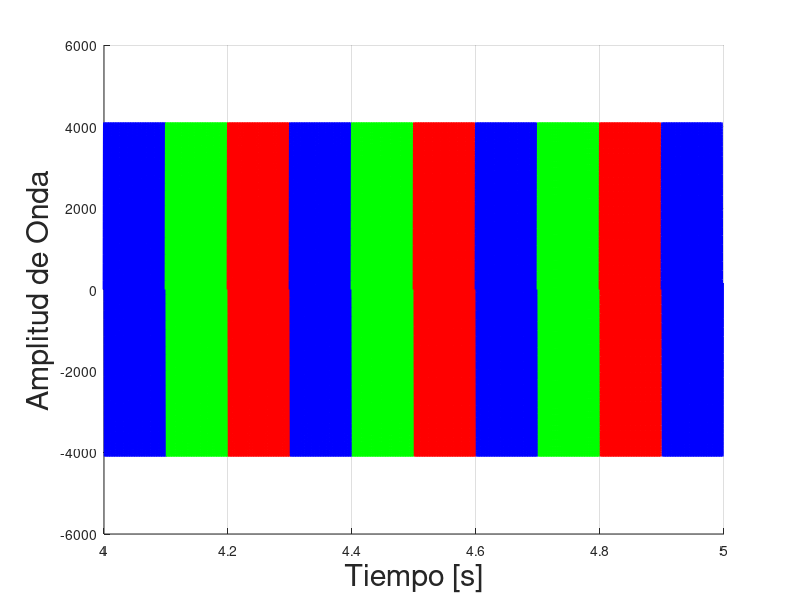

The MATLAB script that drew this image:
clc
close all
clear

%% Desplazamiento
Desplazamiento = [0, -13, -26, -39, -52, -65, -78, -91, -104, -117, 0, -12, -25, -38, -51, -63, -76, -89, -101, -113, 0, -12, -25, -37, -49, -62, -74, -86, -98, -110, 0, -12, -24, -36, -48, -60, -72, -84, -95, -106, 0, -11, -23, -35, -47, -58, -70, -81, -93, -104, 0];
%Desplazamiento = [0, -13, -26, -39, -52, -65, -78, -91, -104, -117, 
%                  0, -12, -25, -38, -51, -63, -76, -89, -101, -113,
%                  0, -12, -25, -37, -49, -62, -74, -86, -98,  -110, 
%                  0, -12, -24, -36, -48, -60, -72, -84, -95,  -106, 
%                  0, -11, -23, -35, -47, -58, -70, -81, -93,  -104, 
%                  0];
%% Cuentas
figure(1)
set(figure(1),'defaultAxesColorOrder',[[0 0 0];[0 0 0]])
t1 = 0:1:4410;
y1 = 4096 * sin(2.0 * pi *330* t1 / 44100);
t2 = 0:1:4410-13;
y2 = 4096 * sin(2.0 * pi *331* t2 / 44100);
t3 = 0:1:4410-26;
y3 = 4096 * sin(2.0 * pi *332* t3 / 44100);
t4 = 0:1:4410-39;
y4 = 4096 * sin(2.0 * pi *333* t4 / 44100);
t5 = 0:1:4410-52;
y5 = 4096 * sin(2.0 * pi *334* t5 / 44100);
t6 = 0:1:4410-65;
y6 = 4096 * sin(2.0 * pi *335* t6 / 44100);
t7 = 0:1:4410-78;
y7 = 4096 * sin(2.0 * pi *336* t7 / 44100);
t8 = 0:1:4410-91;
y8 = 4096 * sin(2.0 * pi *337* t8 / 44100);
t9 = 0:1:4410-104;
y9 = 4096 * sin(2.0 * pi *338* t9 / 44100);
t10 = 0:1:4410-117;
y10 = 4096 * sin(2.0 * pi *339* t10 / 44100);
t11 = 0:1:4410-0;
y11 = 4096 * sin(2.0 * pi *340* t11 / 44100);
t12 = 0:1:4410-12;
y12 = 4096 * sin(2.0 * pi *341* t12 / 44100);
t13 = 0:1:4410-25;
y13 = 4096 * sin(2.0 * pi *342* t13 / 44100);
t14 = 0:1:4410-38;
y14 = 4096 * sin(2.0 * pi *343* t14 / 44100);
t15 = 0:1:4410-51;
y15 = 4096 * sin(2.0 * pi *344* t15 / 44100);
t16 = 0:1:4410-63;
y16 = 4096 * sin(2.0 * pi *345* t16 / 44100);
t17 = 0:1:4410-76;
y17 = 4096 * sin(2.0 * pi *346* t17 / 44100);
t18 = 0:1:4410-89;
y18 = 4096 * sin(2.0 * pi *347* t18 / 44100);
t19 = 0:1:4410-101;
y19 = 4096 * sin(2.0 * pi *348* t19 / 44100);
t20 = 0:1:4410-113;
y20 = 4096 * sin(2.0 * pi *349* t20 / 44100);
t21 = 0:1:4410;
y21 = 4096 * sin(2.0 * pi *350* t21 / 44100);
t22 = 0:1:4410-12;
y22 = 4096 * sin(2.0 * pi *351* t22 / 44100);
t23 = 0:1:4410-25;
y23 = 4096 * sin(2.0 * pi *352* t23 / 44100);
t24 = 0:1:4410-37;
y24 = 4096 * sin(2.0 * pi *353* t24 / 44100);
t25 = 0:1:4410-49;
y25 = 4096 * sin(2.0 * pi *354* t25 / 44100);
t26 = 0:1:4410-62;
y26 = 4096 * sin(2.0 * pi *355* t26 / 44100);
t27 = 0:1:4410-74;
y27 = 4096 * sin(2.0 * pi *356* t27 / 44100);
t28 = 0:1:4410-86;
y28 = 4096 * sin(2.0 * pi *357* t28 / 44100);
t29 = 0:1:4410-98;
y29 = 4096 * sin(2.0 * pi *358* t29 / 44100);
t30 = 0:1:4410-110;
y30 = 4096 * sin(2.0 * pi *359* t30 / 44100);
t31 = 0:1:4410;
y31 = 4096 * sin(2.0 * pi *360* t31 / 44100);
t32 = 0:1:4410-12;
y32 = 4096 * sin(2.0 * pi *361* t32 / 44100);
t33 = 0:1:4410-24;
y33 = 4096 * sin(2.0 * pi *362* t33 / 44100);
t34 = 0:1:4410-36;
y34 = 4096 * sin(2.0 * pi *363* t34 / 44100);
t35 = 0:1:4410-48;
y35 = 4096 * sin(2.0 * pi *364* t35 / 44100);
t36 = 0:1:4410-60;
y36 = 4096 * sin(2.0 * pi *365* t36 / 44100);
t37 = 0:1:4410-72;
y37 = 4096 * sin(2.0 * pi *366* t37 / 44100);
t38 = 0:1:4410-84;
y38 = 4096 * sin(2.0 * pi *367* t38 / 44100);
t39 = 0:1:4410-95;
y39 = 4096 * sin(2.0 * pi *368* t39 / 44100);
t40 = 0:1:4410-106;
y40 = 4096 * sin(2.0 * pi *369* t40 / 44100);
t41 = 0:1:4410;
y41 = 4096 * sin(2.0 * pi *370* t41 / 44100);
t42 = 0:1:4410-11;
y42 = 4096 * sin(2.0 * pi *371* t42 / 44100);
t43 = 0:1:4410-23;
y43 = 4096 * sin(2.0 * pi *372* t43 / 44100);
t44 = 0:1:4410-35;
y44 = 4096 * sin(2.0 * pi *373* t44 / 44100);
t45 = 0:1:4410-47;
y45 = 4096 * sin(2.0 * pi *374* t45 / 44100);
t46 = 0:1:4410-58;
y46 = 4096 * sin(2.0 * pi *375* t46 / 44100);
t47 = 0:1:4410-70;
y47 = 4096 * sin(2.0 * pi *376* t47 / 44100);
t48 = 0:1:4410-81;
y48 = 4096 * sin(2.0 * pi *377* t48 / 44100);
t49 = 0:1:4410-93;
y49 = 4096 * sin(2.0 * pi *378* t49 / 44100);
t50 = 0:1:4410-104;
y50 = 4096 * sin(2.0 * pi *379* t50 / 44100);
hold on
plot(t1/44100+0.0,y1,'LineStyle','-','LineWidth',2,'Color','r')
plot(t2/44100+0.1,y2,'LineStyle','-','LineWidth',2,'Color','b')
plot(t3/44100+0.2,y3,'LineStyle','-','LineWidth',2,'Color','g')
plot(t4/44100+0.3,y4,'LineStyle','-','LineWidth',2,'Color','r')
plot(t5/44100+0.4,y5,'LineStyle','-','LineWidth',2,'Color','b')
plot(t6/44100+0.5,y6,'LineStyle','-','LineWidth',2,'Color','g')
plot(t7/44100+0.6,y7,'LineStyle','-','LineWidth',2,'Color','r')
plot(t8/44100+0.7,y8,'LineStyle','-','LineWidth',2,'Color','b')
plot(t9/44100+0.8,y9,'LineStyle','-','LineWidth',2,'Color','g')
plot(t10/44100+0.9,y10,'LineStyle','-','LineWidth',2,'Color','r')
plot(t11/44100+1.0,y11,'LineStyle','-','LineWidth',2,'Color','b')
plot(t12/44100+1.1,y12,'LineStyle','-','LineWidth',2,'Color','g')
plot(t13/44100+1.2,y13,'LineStyle','-','LineWidth',2,'Color','r')
plot(t14/44100+1.3,y14,'LineStyle','-','LineWidth',2,'Color','b')
plot(t15/44100+1.4,y15,'LineStyle','-','LineWidth',2,'Color','g')
plot(t16/44100+1.5,y16,'LineStyle','-','LineWidth',2,'Color','r')
plot(t17/44100+1.6,y17,'LineStyle','-','LineWidth',2,'Color','b')
plot(t18/44100+1.7,y18,'LineStyle','-','LineWidth',2,'Color','g')
plot(t19/44100+1.8,y19,'LineStyle','-','LineWidth',2,'Color','r')
plot(t20/44100+1.9,y20,'LineStyle','-','LineWidth',2,'Color','b')
plot(t21/44100+2.0,y21,'LineStyle','-','LineWidth',2,'Color','g')
plot(t22/44100+2.1,y22,'LineStyle','-','LineWidth',2,'Color','r')
plot(t23/44100+2.2,y23,'LineStyle','-','LineWidth',2,'Color','b')
plot(t24/44100+2.3,y24,'LineStyle','-','LineWidth',2,'Color','g')
plot(t25/44100+2.4,y25,'LineStyle','-','LineWidth',2,'Color','r')
plot(t26/44100+2.5,y26,'LineStyle','-','LineWidth',2,'Color','b')
plot(t27/44100+2.6,y27,'LineStyle','-','LineWidth',2,'Color','g')
plot(t28/44100+2.7,y28,'LineStyle','-','LineWidth',2,'Color','r')
plot(t29/44100+2.8,y29,'LineStyle','-','LineWidth',2,'Color','b')
plot(t30/44100+2.9,y30,'LineStyle','-','LineWidth',2,'Color','g')
plot(t31/44100+3.0,y31,'LineStyle','-','LineWidth',2,'Color','r')
plot(t32/44100+3.1,y32,'LineStyle','-','LineWidth',2,'Color','b')
plot(t33/44100+3.2,y33,'LineStyle','-','LineWidth',2,'Color','g')
plot(t34/44100+3.3,y34,'LineStyle','-','LineWidth',2,'Color','r')
plot(t35/44100+3.4,y35,'LineStyle','-','LineWidth',2,'Color','b')
plot(t36/44100+3.5,y36,'LineStyle','-','LineWidth',2,'Color','g')
plot(t37/44100+3.6,y37,'LineStyle','-','LineWidth',2,'Color','r')
plot(t38/44100+3.7,y38,'LineStyle','-','LineWidth',2,'Color','b')
plot(t39/44100+3.8,y39,'LineStyle','-','LineWidth',2,'Color','g')
plot(t40/44100+3.9,y40,'LineStyle','-','LineWidth',2,'Color','r')
plot(t41/44100+4.0,y41,'LineStyle','-','LineWidth',2,'Color','b')
plot(t42/44100+4.1,y42,'LineStyle','-','LineWidth',2,'Color','g')
plot(t43/44100+4.2,y43,'LineStyle','-','LineWidth',2,'Color','r')
plot(t44/44100+4.3,y44,'LineStyle','-','LineWidth',2,'Color','b')
plot(t45/44100+4.4,y45,'LineStyle','-','LineWidth',2,'Color','g')
plot(t46/44100+4.5,y46,'LineStyle','-','LineWidth',2,'Color','r')
plot(t47/44100+4.6,y47,'LineStyle','-','LineWidth',2,'Color','b')
plot(t48/44100+4.7,y48,'LineStyle','-','LineWidth',2,'Color','g')
plot(t49/44100+4.8,y49,'LineStyle','-','LineWidth',2,'Color','r')
plot(t50/44100+4.9,y50,'LineStyle','-','LineWidth',2,'Color','b')
hold off
grid on
xlim([4.0 5.0])
ylabel('Amplitud de Onda','FontSize', 22)
xlabel('Tiempo [s]','FontSize', 22)
